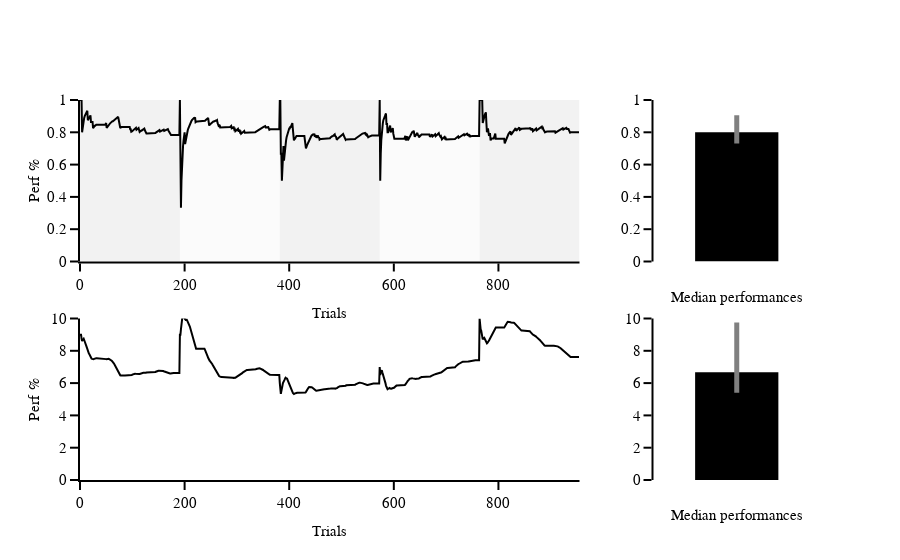

Here is the notebook cell this chart was saved with:
### Code cell
# Defind sublot 
fig = make_subplots(rows=2, cols=2, column_widths=[0.75, 0.25], print_grid=False)


# Perf 
# plot perf across trials 
fig.add_trace(go.Scatter(y=perf_runs[~np.isnan(perf_runs)], 
                         line=dict(color='black')), 
              row=1, col=1)

# make the bar plot 
fig.add_trace(go.Bar(y=beh_df.perf_median, 
                     marker=dict(color='black'),
                     error_y=dict(type='data', 
                                  symmetric=False, 
                                  array=beh_df.perf_ci_up - beh_df.perf_median, 
                                  arrayminus=beh_df.perf_median - beh_df.perf_ci_low, 
                                  thickness=5, 
                                  width=0,
                                  color='gray'), 
                     width=0.5),
              
              row=1, col=2)

# Staircase 
# plot perf across trials 
fig.add_trace(go.Scatter(y=stair_runs[~np.isnan(stair_runs)], 
                         line=dict(color='black')), 
              row=2, col=1)

# make the bar plot 
fig.add_trace(go.Bar(y=beh_df.stair_median, 
                     marker=dict(color='black'),
                     error_y=dict(type='data', 
                                  symmetric=False, 
                                  array=beh_df.stair_ci_up - beh_df.stair_median, 
                                  arrayminus=beh_df.stair_median - beh_df.stair_ci_low, 
                                  thickness=5, 
                                  width=0,
                                  color='gray'), 
                     width=0.5),
              
              row=2, col=2)



step = 191
x_max = len(perf_runs[~np.isnan(perf_runs)])  

for i in range(0, x_max, step):
    fig.add_shape(type="rect", 
                  x0=i, 
                  x1=i + step, 
                  y0=0, 
                  y1=1, 
                  fillcolor="gray" if (i // step) % 2 == 0 else "lightgray", 
                  opacity=0.1,
                  layer="below", 
                  line_width=0)
# perf 
fig.update_xaxes(showline=True, range=[0,x_max], title='Trials', row=1, col=1)
fig.update_yaxes(showline=True, range=[0,1], title='Perf %',row=1, col=1)

fig.update_xaxes(showline=False, ticks='', showticklabels=False, title='Median performances', row=1, col=2)
fig.update_yaxes(showline=True,range=[0,1],row=1, col=2)

# stair 
fig.update_xaxes(showline=True, range=[0,x_max], title='Trials', row=2, col=1)
fig.update_yaxes(showline=True, range=[0,10], title='Perf %', row=2, col=1)

fig.update_xaxes(showline=False, ticks='', showticklabels=False, title='Median performances', row=2, col=2)
fig.update_yaxes(showline=True,range=[0,10], row=2, col=2)


fig.update_layout(template=fig_template, showlegend=False)
fig.show()

### Figure 1 — Plotly figure (JSON) as saved in the notebook; plotly's stock layout.template omitted (floating-point values rounded to 4 significant figures; data arrays with more than 128 entries replaced by an {"elided": "..."} marker saying what was removed)
{"data": [{"line": {"color": "black"}, "type": "scatter", "xaxis": "x", "y": {"elided": "955 float values"}, "yaxis": "y"}, {"error_y": {"array": [0.1054], "arrayminus": [0.06976], "color": "gray", "symmetric": false, "thickness": 5, "type": "data", "width": 0}, "marker": {"color": "black"}, "type": "bar", "width": 0.5, "xaxis": "x2", "y": [0.8], "yaxis": "y2"}, {"line": {"color": "black"}, "type": "scatter", "xaxis": "x3", "y": {"elided": "955 float values"}, "yaxis": "y3"}, {"error_y": {"array": [3.09], "arrayminus": [1.26], "color": "gray", "symmetric": false, "thickness": 5, "type": "data", "width": 0}, "marker": {"color": "black"}, "type": "bar", "width": 0.5, "xaxis": "x4", "y": [6.667], "yaxis": "y4"}], "layout": {"autosize": true, "shapes": [{"fillcolor": "gray", "layer": "below", "line": {"width": 0}, "opacity": 0.1, "type": "rect", "x0": 0, "x1": 191, "y0": 0, "y1": 1}, {"fillcolor": "lightgray", "layer": "below", "line": {"width": 0}, "opacity": 0.1, "type": "rect", "x0": 191, "x1": 382, "y0": 0, "y1": 1}, {"fillcolor": "gray", "layer": "below", "line": {"width": 0}, "opacity": 0.1, "type": "rect", "x0": 382, "x1": 573, "y0": 0, "y1": 1}, {"fillcolor": "lightgray", "layer": "below", "line": {"width": 0}, "opacity": 0.1, "type": "rect", "x0": 573, "x1": 764, "y0": 0, "y1": 1}, {"fillcolor": "gray", "layer": "below", "line": {"width": 0}, "opacity": 0.1, "type": "rect", "x0": 764, "x1": 955, "y0": 0, "y1": 1}], "showlegend": false, "xaxis": {"anchor": "y", "domain": [0, 0.675], "range": [0, 955], "showline": true, "title": {"text": "Trials"}}, "xaxis2": {"anchor": "y2", "autorange": true, "domain": [0.775, 1], "range": [-0.5, 0.5], "showline": false, "showticklabels": false, "ticks": "", "title": {"text": "Median performances"}}, "xaxis3": {"anchor": "y3", "domain": [0, 0.675], "range": [0, 955], "showline": true, "title": {"text": "Trials"}}, "xaxis4": {"anchor": "y4", "autorange": true, "domain": [0.775, 1], "range": [-0.5, 0.5], "showline": false, "showticklabels": false, "ticks": "", "title": {"text": "Median performances"}}, "yaxis": {"anchor": "x", "domain": [0.575, 1], "range": [0, 1], "showline": true, "title": {"text": "Perf %"}, "type": "linear"}, "yaxis2": {"anchor": "x2", "domain": [0.575, 1], "range": [0, 1], "showline": true, "type": "linear"}, "yaxis3": {"anchor": "x3", "domain": [0, 0.425], "range": [0, 10], "showline": true, "title": {"text": "Perf %"}, "type": "linear"}, "yaxis4": {"anchor": "x4", "domain": [0, 0.425], "range": [0, 10], "showline": true, "type": "linear"}}}
